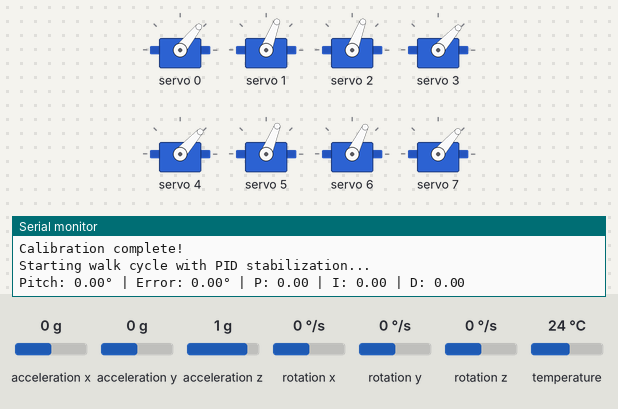
Recording of a sketch running on a simulated Arduino Uno, built with avr-gcc and run on an emulated ATmega328P. Shown: 8 × servo, the last lines printed to the serial monitor. The inputs (shaded band) are chosen by the test bench; at power-on: acceleration x 0 g, acceleration y 0 g, acceleration z 1 g, rotation x 0 °/s, rotation y 0 °/s, rotation z 0 °/s, temperature 24 °C.

Above: at 3.3 s.
3.4 s: acceleration x set to -1.4 g
At 3.97 s:
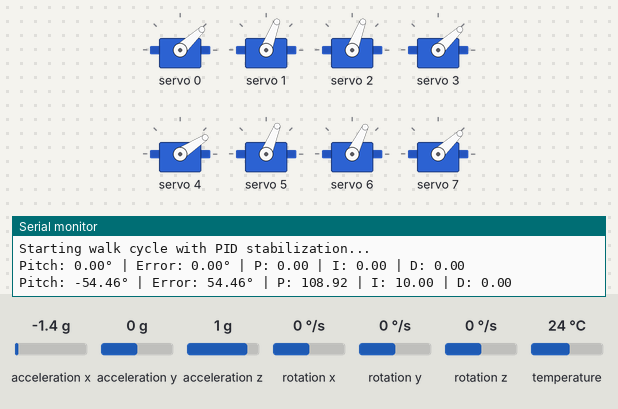
6.4 s: acceleration x set to 0 g
At 6.73 s:
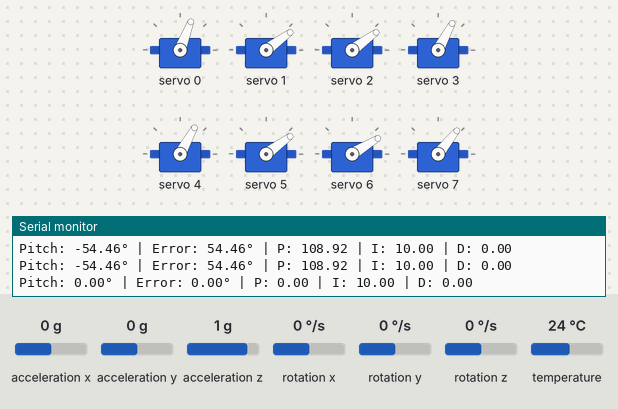
9.4 s: acceleration x set to -0.8 g
At 10.53 s:
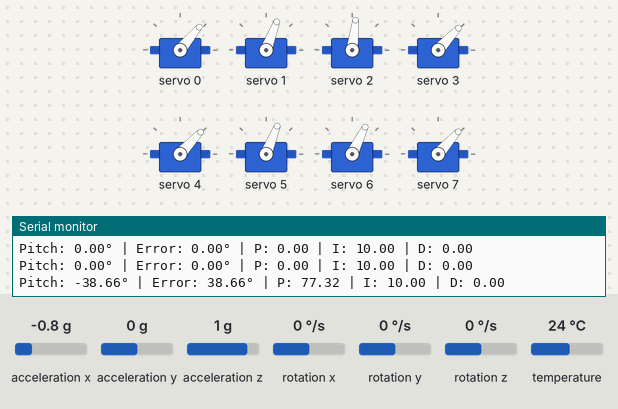
12.4 s: acceleration x set to 0.8 g
At 12.99 s:
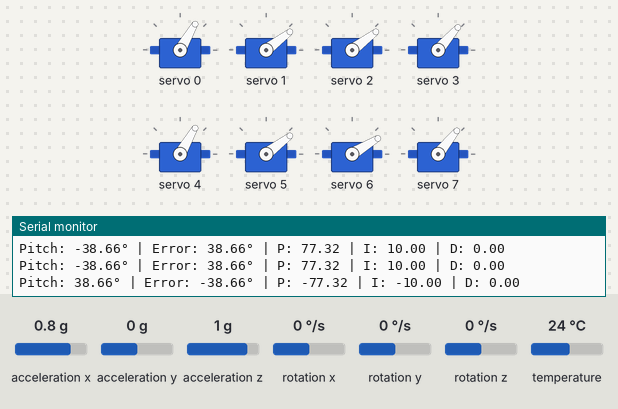
15.4 s: acceleration x set to -0.1 g
18.4 s: acceleration x set to 1.4 g
Timing chart, 0 to 25.7 s (numbered marks = the images above; inputs shaded):
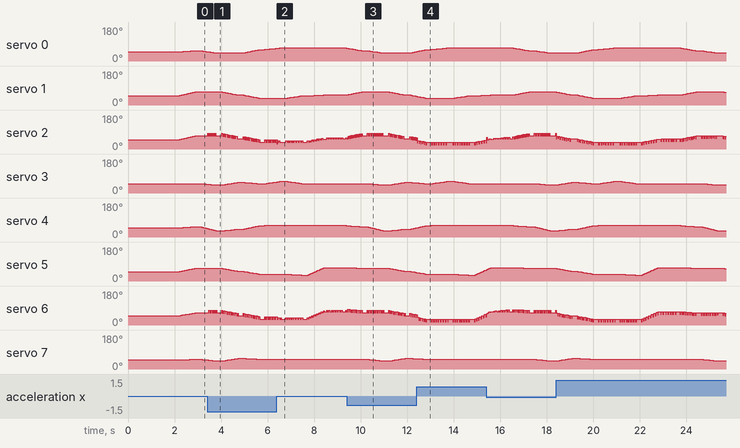

Measured:
- by itself, servo 0: rises from 43° to 69° in 1.6 s, then falls to 43° in 4.5 s

The sketch:

Bipedal_robot_with_PID_main.ino
```cpp
#include <Wire.h>
#include <Adafruit_PWMServoDriver.h>
#include <Adafruit_MPU6050.h>
#include <Adafruit_Sensor.h>

Adafruit_PWMServoDriver pwm = Adafruit_PWMServoDriver();
Adafruit_MPU6050 mpu;

#define SERVOMIN  90
#define SERVOMAX  490
#define SERVO_FREQ 50

#define RIGHT_ANKLE_ROLL 0
#define RIGHT_KNEE 1
#define RIGHT_HIP_TILT 2
#define RIGHT_HIP_ROLL 3
#define LEFT_ANKLE_ROLL 4
#define LEFT_KNEE 5
#define LEFT_HIP_TILT 6
#define LEFT_HIP_ROLL 7

float currentAngles[8] = {90, 90, 90, 90, 90, 90, 90, 90};

float targetPitch = 0.0;
float currentPitch = 0.0;
float pitchError = 0.0;
float lastPitchError = 0.0;
float pitchErrorSum = 0.0;

float Kp = 2.0;
float Ki = 0.1;
float Kd = 0.5;

float maxPitchCorrection = 20.0;
float maxIntegral = 100.0;

unsigned long lastMPURead = 0;
unsigned long lastPIDUpdate = 0;
const unsigned long mpuReadInterval = 20;
const unsigned long pidUpdateInterval = 20;

float pitchOffset = 0.0;

//this is the setup function and it initialises the PWM servo driver and MPU6050 sensor then performs calibration
void setup() {
  Serial.begin(9600);
  Serial.println("Quadruped PID Pitch Stabilization");

  pwm.begin();      //this initialises the PWM servo driver
  pwm.setOscillatorFrequency(27000000);       //this sets the oscillator frequency to 27MHz for accurate PWM
  pwm.setPWMFreq(SERVO_FREQ);       //this sets the PWM frequency to 50Hz for servo control

  if (!mpu.begin()) {       //this checks if the MPU6050 sensor is connected
    Serial.println("Failed to find MPU6050 chip");
    while (1) {
      delay(10);        //this loops indefinitely if the sensor is not found
    }
  }
  Serial.println("MPU6050 Found!");

  mpu.setAccelerometerRange(MPU6050_RANGE_8_G);       //this sets the accelerometer range to +/- 8G
  mpu.setGyroRange(MPU6050_RANGE_500_DEG);        //this sets the gyroscope range to +/- 500 degrees per second
  mpu.setFilterBandwidth(MPU6050_BAND_21_HZ);     //this sets the filter bandwidth to 21Hz to reduce noise

  Serial.println("Calibrating... Keep robot level!");
  delay(1000);
  calibratePitch();     //this calls the calibration function to determine the pitch offset

  Serial.println("Calibration complete!");
  Serial.println("Starting walk cycle with PID stabilization...");
  delay(500);
}

//this function calibrates the pitch by taking 50 samples and calculating the average offset
void calibratePitch() {
  float sumPitch = 0;       //this initialises the sum of pitch values
  int samples = 50;     //this sets the number of calibration samples to take

  for (int i = 0; i < samples; i++) {       //this loops through all calibration samples
    sensors_event_t a, g, temp;
    mpu.getEvent(&a, &g, &temp);        //this reads the current sensor data from the MPU6050

    float pitch = atan2(a.acceleration.x,
                        sqrt(a.acceleration.y * a.acceleration.y +
                             a.acceleration.z * a.acceleration.z)) * 180.0 / PI;       //this calculates the pitch angle from accelerometer data
    sumPitch += pitch;      //this adds the pitch value to the running sum
    delay(10);      //this waits 10ms before taking the next sample
  }

  pitchOffset = sumPitch / samples;     //this calculates the average pitch offset
  Serial.print("Pitch offset: ");
  Serial.println(pitchOffset);      //this prints the calculated offset to the console
}

//this function sets a servo to a specific angle by converting the angle to a PWM pulse length
void setServoAngleRaw(uint8_t servonum, float angle) {
  if (angle < 0) angle = 0;     //this ensures the angle wont go below 0 degrees
  if (angle > 285) angle = 285;     //this ensures the angle wont go above 285 degrees

  int pulselen = SERVOMIN + (angle / 285.0) * (SERVOMAX - SERVOMIN);       //this converts the angle to a pulse length between SERVOMIN and SERVOMAX
  pwm.setPWM(servonum, 0, pulselen);        //this sends the pulse length to the specified servo
}

//this function calculates the current pitch angle from the accelerometer data
float calculatePitch() {
  sensors_event_t a, g, temp;
  mpu.getEvent(&a, &g, &temp);      //this reads the current sensor data from the MPU6050

  float pitch = atan2(a.acceleration.x,
                      sqrt(a.acceleration.y * a.acceleration.y +
                           a.acceleration.z * a.acceleration.z)) * 180.0 / PI;     //this calculates the pitch angle from accelerometer readings

  return pitch - pitchOffset;       //this returns the pitch angle with the calibration offset applied
}

//this function implements the PID controller and returns a correction angle to stabilise the pitch
float updatePID() {
  currentPitch = calculatePitch();      //this gets the current pitch angle from the sensor
  pitchError = targetPitch - currentPitch;      //this calculates the error between target and current pitch

  float P = Kp * pitchError;        //this calculates the proportional term

  pitchErrorSum += pitchError;      //this accumulates the error for the integral term
  if (pitchErrorSum > maxIntegral) pitchErrorSum = maxIntegral;     //this prevents the integral term from exceeding the maximum limit
  if (pitchErrorSum < -maxIntegral) pitchErrorSum = -maxIntegral;       //this prevents the integral term from going below the minimum limit
  float I = Ki * pitchErrorSum;     //this calculates the integral term

  float D = Kd * (pitchError - lastPitchError);     //this calculates the derivative term
  lastPitchError = pitchError;      //this stores the current error for the next derivative calculation

  float correction = P + I + D;     //this calculates the total correction angle

  if (correction > maxPitchCorrection) correction = maxPitchCorrection;     //this limits the correction to the maximum allowed value
  if (correction < -maxPitchCorrection) correction = -maxPitchCorrection;       //this limits the correction to the minimum allowed value

  return correction;        //this returns the calculated correction angle
}

//this function displays the current pitch status and PID terms to the serial console
void displayStatus() {
  Serial.print("Pitch: ");
  Serial.print(currentPitch, 2);        //this prints the current pitch angle
  Serial.print("° | Error: ");
  Serial.print(pitchError, 2);      //this prints the pitch error
  Serial.print("° | P: ");
  Serial.print(Kp * pitchError, 2);     //this prints the proportional term
  Serial.print(" | I: ");
  Serial.print(Ki * pitchErrorSum, 2);      //this prints the integral term
  Serial.print(" | D: ");
  Serial.println(Kd * (pitchError - lastPitchError), 2);        //this prints the derivative term
}

//this function smoothly moves all servos to a target frame with PID correction applied to hip tilt servos
void moveToFrame(float target[8], int steps, int stepDelay) {
  for (int s = 0; s < steps; s++) {     //this loops through all transition steps
    float pitchCorrection = 0;      //this initialises the pitch correction value
    if (millis() - lastPIDUpdate >= pidUpdateInterval) {        //this checks if enough time has passed for a PID update
      pitchCorrection = updatePID();        //this calculates the pitch correction using the PID controller
      lastPIDUpdate = millis();     //this updates the last PID update time
    }

    for (int i = 0; i < 8; i++) {       //this loops through all servos
      float start = currentAngles[i];       //this gets the starting angle for this servo
      float diff  = target[i] - start;      //this calculates the difference between target and current angle
      float newAngle = start + diff * ((float)s / steps);       //this calculates the intermediate angle for this step

      if (i == RIGHT_HIP_TILT || i == LEFT_HIP_TILT) {      //this checks if the servo is a hip tilt servo
        newAngle += pitchCorrection;        //this applies the PID correction to the hip tilt servos
      }

      setServoAngleRaw(i, newAngle);        //this moves the servo to the calculated angle
    }
    delay(stepDelay);       //this waits before the next step
  }

  for (int i = 0; i < 8; i++) {     //this loops through all servos
    currentAngles[i] = target[i];       //this updates the stored current angles to the target values
  }
}

//this is the main loop function and it executes the walking gait cycle with 8 frames
void loop() {
  float frame1[8] = {97,120,120,90,97,117,112,93};      //this defines the servo angles for frame 1
  float frame2[8] = {80,120,120,80,65,117,112,80};      //this defines the servo angles for frame 2
  float frame3[8] = {80,95,95,100,78,92,87,100};        //this defines the servo angles for frame 3
  float frame4[8] = {107,70,70,90,107,70,62,93};        //this defines the servo angles for frame 4
  float frame5[8] = {120,70,70,109,107,70,62,93};       //this defines the servo angles for frame 5
  float frame6[8] = {120,90,70,90,107,62,62,93};        //this defines the servo angles for frame 6
  float frame7[8] = {120,95,95,90,107,122,122,93};      //this defines the servo angles for frame 7
  float frame8[8] = {120,95,95,90,107,122,122,93};      //this defines the servo angles for frame 8

  int transitionSteps = 40;     //this sets the number of steps for smooth transitions between frames
  int stepDelay = 10;       //this sets the delay between each transition step in milliseconds

  moveToFrame(frame1, transitionSteps, stepDelay);      //this moves to frame 1
  displayStatus();      //this displays the current pitch status
  delay(200);       //this waits 200ms before the next frame

  moveToFrame(frame2, transitionSteps, stepDelay);      //this moves to frame 2
  displayStatus();      //this displays the current pitch status
  delay(200);       //this waits 200ms before the next frame

  moveToFrame(frame3, transitionSteps, stepDelay);      //this moves to frame 3
  displayStatus();      //this displays the current pitch status
  delay(200);       //this waits 200ms before the next frame

  moveToFrame(frame4, transitionSteps, stepDelay);      //this moves to frame 4
  displayStatus();      //this displays the current pitch status
  delay(200);       //this waits 200ms before the next frame

  moveToFrame(frame5, transitionSteps, stepDelay);      //this moves to frame 5
  displayStatus();      //this displays the current pitch status
  delay(200);       //this waits 200ms before the next frame

  moveToFrame(frame6, transitionSteps, stepDelay);      //this moves to frame 6
  displayStatus();      //this displays the current pitch status
  delay(200);       //this waits 200ms before the next frame

  moveToFrame(frame7, transitionSteps, stepDelay);      //this moves to frame 7
  displayStatus();      //this displays the current pitch status
  delay(100);       //this waits 100ms before the next frame

  moveToFrame(frame8, transitionSteps, stepDelay);      //this moves to frame 8
  displayStatus();      //this displays the current pitch status
  delay(100);       //this waits 100ms before repeating the cycle
}
```
